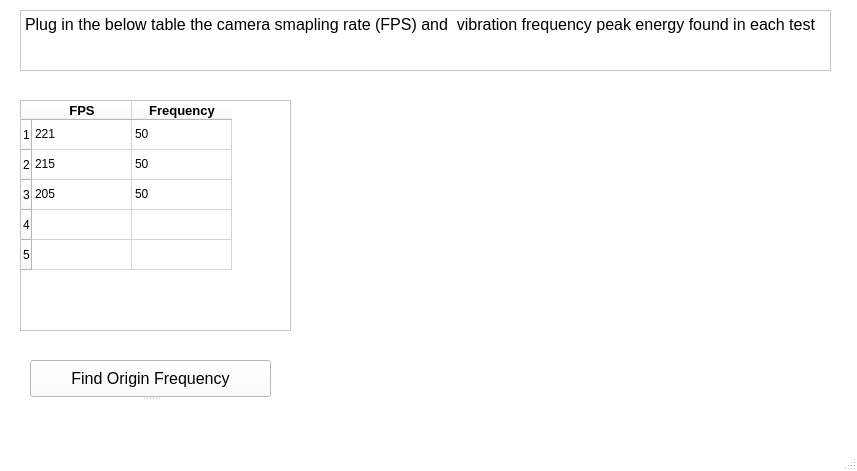
<?xml version="1.0" encoding="UTF-8"?>
<ui version="4.0">
 <class>MainWindow</class>
 <widget class="QMainWindow" name="MainWindow">
  <property name="geometry">
   <rect>
    <x>0</x>
    <y>0</y>
    <width>857</width>
    <height>471</height>
   </rect>
  </property>
  <property name="minimumSize">
   <size>
    <width>857</width>
    <height>471</height>
   </size>
  </property>
  <property name="maximumSize">
   <size>
    <width>857</width>
    <height>471</height>
   </size>
  </property>
  <property name="palette">
   <palette>
    <active>
     <colorrole role="WindowText">
      <brush brushstyle="SolidPattern">
       <color alpha="255">
        <red>0</red>
        <green>0</green>
        <blue>0</blue>
       </color>
      </brush>
     </colorrole>
     <colorrole role="Button">
      <brush brushstyle="SolidPattern">
       <color alpha="255">
        <red>255</red>
        <green>255</green>
        <blue>255</blue>
       </color>
      </brush>
     </colorrole>
     <colorrole role="Light">
      <brush brushstyle="SolidPattern">
       <color alpha="255">
        <red>255</red>
        <green>255</green>
        <blue>255</blue>
       </color>
      </brush>
     </colorrole>
     <colorrole role="Midlight">
      <brush brushstyle="SolidPattern">
       <color alpha="255">
        <red>255</red>
        <green>255</green>
        <blue>255</blue>
       </color>
      </brush>
     </colorrole>
     <colorrole role="Dark">
      <brush brushstyle="SolidPattern">
       <color alpha="255">
        <red>127</red>
        <green>127</green>
        <blue>127</blue>
       </color>
      </brush>
     </colorrole>
     <colorrole role="Mid">
      <brush brushstyle="SolidPattern">
       <color alpha="255">
        <red>170</red>
        <green>170</green>
        <blue>170</blue>
       </color>
      </brush>
     </colorrole>
     <colorrole role="Text">
      <brush brushstyle="SolidPattern">
       <color alpha="255">
        <red>0</red>
        <green>0</green>
        <blue>0</blue>
       </color>
      </brush>
     </colorrole>
     <colorrole role="BrightText">
      <brush brushstyle="SolidPattern">
       <color alpha="255">
        <red>255</red>
        <green>255</green>
        <blue>255</blue>
       </color>
      </brush>
     </colorrole>
     <colorrole role="ButtonText">
      <brush brushstyle="SolidPattern">
       <color alpha="255">
        <red>0</red>
        <green>0</green>
        <blue>0</blue>
       </color>
      </brush>
     </colorrole>
     <colorrole role="Base">
      <brush brushstyle="SolidPattern">
       <color alpha="255">
        <red>255</red>
        <green>255</green>
        <blue>255</blue>
       </color>
      </brush>
     </colorrole>
     <colorrole role="Window">
      <brush brushstyle="SolidPattern">
       <color alpha="255">
        <red>255</red>
        <green>255</green>
        <blue>255</blue>
       </color>
      </brush>
     </colorrole>
     <colorrole role="Shadow">
      <brush brushstyle="SolidPattern">
       <color alpha="255">
        <red>0</red>
        <green>0</green>
        <blue>0</blue>
       </color>
      </brush>
     </colorrole>
     <colorrole role="AlternateBase">
      <brush brushstyle="SolidPattern">
       <color alpha="255">
        <red>255</red>
        <green>255</green>
        <blue>255</blue>
       </color>
      </brush>
     </colorrole>
     <colorrole role="ToolTipBase">
      <brush brushstyle="SolidPattern">
       <color alpha="255">
        <red>255</red>
        <green>255</green>
        <blue>220</blue>
       </color>
      </brush>
     </colorrole>
     <colorrole role="ToolTipText">
      <brush brushstyle="SolidPattern">
       <color alpha="255">
        <red>0</red>
        <green>0</green>
        <blue>0</blue>
       </color>
      </brush>
     </colorrole>
    </active>
    <inactive>
     <colorrole role="WindowText">
      <brush brushstyle="SolidPattern">
       <color alpha="255">
        <red>0</red>
        <green>0</green>
        <blue>0</blue>
       </color>
      </brush>
     </colorrole>
     <colorrole role="Button">
      <brush brushstyle="SolidPattern">
       <color alpha="255">
        <red>255</red>
        <green>255</green>
        <blue>255</blue>
       </color>
      </brush>
     </colorrole>
     <colorrole role="Light">
      <brush brushstyle="SolidPattern">
       <color alpha="255">
        <red>255</red>
        <green>255</green>
        <blue>255</blue>
       </color>
      </brush>
     </colorrole>
     <colorrole role="Midlight">
      <brush brushstyle="SolidPattern">
       <color alpha="255">
        <red>255</red>
        <green>255</green>
        <blue>255</blue>
       </color>
      </brush>
     </colorrole>
     <colorrole role="Dark">
      <brush brushstyle="SolidPattern">
       <color alpha="255">
        <red>127</red>
        <green>127</green>
        <blue>127</blue>
       </color>
      </brush>
     </colorrole>
     <colorrole role="Mid">
      <brush brushstyle="SolidPattern">
       <color alpha="255">
        <red>170</red>
        <green>170</green>
        <blue>170</blue>
       </color>
      </brush>
     </colorrole>
     <colorrole role="Text">
      <brush brushstyle="SolidPattern">
       <color alpha="255">
        <red>0</red>
        <green>0</green>
        <blue>0</blue>
       </color>
      </brush>
     </colorrole>
     <colorrole role="BrightText">
      <brush brushstyle="SolidPattern">
       <color alpha="255">
        <red>255</red>
        <green>255</green>
        <blue>255</blue>
       </color>
      </brush>
     </colorrole>
     <colorrole role="ButtonText">
      <brush brushstyle="SolidPattern">
       <color alpha="255">
        <red>0</red>
        <green>0</green>
        <blue>0</blue>
       </color>
      </brush>
     </colorrole>
     <colorrole role="Base">
      <brush brushstyle="SolidPattern">
       <color alpha="255">
        <red>255</red>
        <green>255</green>
        <blue>255</blue>
       </color>
      </brush>
     </colorrole>
     <colorrole role="Window">
      <brush brushstyle="SolidPattern">
       <color alpha="255">
        <red>255</red>
        <green>255</green>
        <blue>255</blue>
       </color>
      </brush>
     </colorrole>
     <colorrole role="Shadow">
      <brush brushstyle="SolidPattern">
       <color alpha="255">
        <red>0</red>
        <green>0</green>
        <blue>0</blue>
       </color>
      </brush>
     </colorrole>
     <colorrole role="AlternateBase">
      <brush brushstyle="SolidPattern">
       <color alpha="255">
        <red>255</red>
        <green>255</green>
        <blue>255</blue>
       </color>
      </brush>
     </colorrole>
     <colorrole role="ToolTipBase">
      <brush brushstyle="SolidPattern">
       <color alpha="255">
        <red>255</red>
        <green>255</green>
        <blue>220</blue>
       </color>
      </brush>
     </colorrole>
     <colorrole role="ToolTipText">
      <brush brushstyle="SolidPattern">
       <color alpha="255">
        <red>0</red>
        <green>0</green>
        <blue>0</blue>
       </color>
      </brush>
     </colorrole>
    </inactive>
    <disabled>
     <colorrole role="WindowText">
      <brush brushstyle="SolidPattern">
       <color alpha="255">
        <red>127</red>
        <green>127</green>
        <blue>127</blue>
       </color>
      </brush>
     </colorrole>
     <colorrole role="Button">
      <brush brushstyle="SolidPattern">
       <color alpha="255">
        <red>255</red>
        <green>255</green>
        <blue>255</blue>
       </color>
      </brush>
     </colorrole>
     <colorrole role="Light">
      <brush brushstyle="SolidPattern">
       <color alpha="255">
        <red>255</red>
        <green>255</green>
        <blue>255</blue>
       </color>
      </brush>
     </colorrole>
     <colorrole role="Midlight">
      <brush brushstyle="SolidPattern">
       <color alpha="255">
        <red>255</red>
        <green>255</green>
        <blue>255</blue>
       </color>
      </brush>
     </colorrole>
     <colorrole role="Dark">
      <brush brushstyle="SolidPattern">
       <color alpha="255">
        <red>127</red>
        <green>127</green>
        <blue>127</blue>
       </color>
      </brush>
     </colorrole>
     <colorrole role="Mid">
      <brush brushstyle="SolidPattern">
       <color alpha="255">
        <red>170</red>
        <green>170</green>
        <blue>170</blue>
       </color>
      </brush>
     </colorrole>
     <colorrole role="Text">
      <brush brushstyle="SolidPattern">
       <color alpha="255">
        <red>127</red>
        <green>127</green>
        <blue>127</blue>
       </color>
      </brush>
     </colorrole>
     <colorrole role="BrightText">
      <brush brushstyle="SolidPattern">
       <color alpha="255">
        <red>255</red>
        <green>255</green>
        <blue>255</blue>
       </color>
      </brush>
     </colorrole>
     <colorrole role="ButtonText">
      <brush brushstyle="SolidPattern">
       <color alpha="255">
        <red>127</red>
        <green>127</green>
        <blue>127</blue>
       </color>
      </brush>
     </colorrole>
     <colorrole role="Base">
      <brush brushstyle="SolidPattern">
       <color alpha="255">
        <red>255</red>
        <green>255</green>
        <blue>255</blue>
       </color>
      </brush>
     </colorrole>
     <colorrole role="Window">
      <brush brushstyle="SolidPattern">
       <color alpha="255">
        <red>255</red>
        <green>255</green>
        <blue>255</blue>
       </color>
      </brush>
     </colorrole>
     <colorrole role="Shadow">
      <brush brushstyle="SolidPattern">
       <color alpha="255">
        <red>0</red>
        <green>0</green>
        <blue>0</blue>
       </color>
      </brush>
     </colorrole>
     <colorrole role="AlternateBase">
      <brush brushstyle="SolidPattern">
       <color alpha="255">
        <red>255</red>
        <green>255</green>
        <blue>255</blue>
       </color>
      </brush>
     </colorrole>
     <colorrole role="ToolTipBase">
      <brush brushstyle="SolidPattern">
       <color alpha="255">
        <red>255</red>
        <green>255</green>
        <blue>220</blue>
       </color>
      </brush>
     </colorrole>
     <colorrole role="ToolTipText">
      <brush brushstyle="SolidPattern">
       <color alpha="255">
        <red>0</red>
        <green>0</green>
        <blue>0</blue>
       </color>
      </brush>
     </colorrole>
    </disabled>
   </palette>
  </property>
  <property name="windowTitle">
   <string>Vibration Origin Estimator</string>
  </property>
  <property name="autoFillBackground">
   <bool>false</bool>
  </property>
  <widget class="QWidget" name="centralwidget">
   <widget class="MplWidget" name="MplWidget" native="true">
    <property name="geometry">
     <rect>
      <x>280</x>
      <y>60</y>
      <width>591</width>
      <height>371</height>
     </rect>
    </property>
   </widget>
   <widget class="QSplitter" name="splitter_2">
    <property name="geometry">
     <rect>
      <x>30</x>
      <y>360</y>
      <width>241</width>
      <height>41</height>
     </rect>
    </property>
    <property name="orientation">
     <enum>Qt::Vertical</enum>
    </property>
    <widget class="QPushButton" name="pushButton">
     <property name="font">
      <font>
       <pointsize>12</pointsize>
      </font>
     </property>
     <property name="text">
      <string>Find Origin Frequency</string>
     </property>
    </widget>
    <widget class="QSplitter" name="splitter">
     <property name="orientation">
      <enum>Qt::Horizontal</enum>
     </property>
    </widget>
   </widget>
   <widget class="QTextBrowser" name="textBrowser">
    <property name="geometry">
     <rect>
      <x>20</x>
      <y>10</y>
      <width>811</width>
      <height>61</height>
     </rect>
    </property>
    <property name="html">
     <string>&lt;!DOCTYPE HTML PUBLIC &quot;-//W3C//DTD HTML 4.0//EN&quot; &quot;http://www.w3.org/TR/REC-html40/strict.dtd&quot;&gt;
&lt;html&gt;&lt;head&gt;&lt;meta name=&quot;qrichtext&quot; content=&quot;1&quot; /&gt;&lt;style type=&quot;text/css&quot;&gt;
p, li { white-space: pre-wrap; }
&lt;/style&gt;&lt;/head&gt;&lt;body style=&quot; font-family:'MS Shell Dlg 2'; font-size:7.8pt; font-weight:400; font-style:normal;&quot;&gt;
&lt;p style=&quot; margin-top:0px; margin-bottom:0px; margin-left:0px; margin-right:0px; -qt-block-indent:0; text-indent:0px;&quot;&gt;&lt;span style=&quot; font-size:12pt;&quot;&gt;Plug in the below table the camera smapling rate (FPS) and  vibration frequency peak energy found in each test&lt;/span&gt;&lt;/p&gt;&lt;/body&gt;&lt;/html&gt;</string>
    </property>
   </widget>
   <widget class="QTableWidget" name="tableWidget">
    <property name="geometry">
     <rect>
      <x>20</x>
      <y>100</y>
      <width>271</width>
      <height>231</height>
     </rect>
    </property>
    <row>
     <property name="text">
      <string>1</string>
     </property>
    </row>
    <row>
     <property name="text">
      <string>2</string>
     </property>
    </row>
    <row>
     <property name="text">
      <string>3</string>
     </property>
    </row>
    <row>
     <property name="text">
      <string>4</string>
     </property>
    </row>
    <row>
     <property name="text">
      <string>5</string>
     </property>
    </row>
    <column>
     <property name="text">
      <string>FPS</string>
     </property>
     <property name="font">
      <font>
       <pointsize>10</pointsize>
       <weight>75</weight>
       <bold>true</bold>
      </font>
     </property>
    </column>
    <column>
     <property name="text">
      <string>Frequency</string>
     </property>
     <property name="font">
      <font>
       <pointsize>10</pointsize>
       <weight>75</weight>
       <bold>true</bold>
      </font>
     </property>
    </column>
    <item row="0" column="0">
     <property name="text">
      <string>221</string>
     </property>
    </item>
    <item row="0" column="1">
     <property name="text">
      <string>50</string>
     </property>
    </item>
    <item row="1" column="0">
     <property name="text">
      <string>215</string>
     </property>
    </item>
    <item row="1" column="1">
     <property name="text">
      <string>50</string>
     </property>
    </item>
    <item row="2" column="0">
     <property name="text">
      <string>205</string>
     </property>
    </item>
    <item row="2" column="1">
     <property name="text">
      <string>50</string>
     </property>
    </item>
   </widget>
  </widget>
  <widget class="QMenuBar" name="menubar">
   <property name="geometry">
    <rect>
     <x>0</x>
     <y>0</y>
     <width>857</width>
     <height>26</height>
    </rect>
   </property>
  </widget>
  <widget class="QStatusBar" name="statusbar"/>
 </widget>
 <customwidgets>
  <customwidget>
   <class>MplWidget</class>
   <extends>QWidget</extends>
   <header>mplwidget.h</header>
   <container>1</container>
  </customwidget>
 </customwidgets>
 <resources/>
 <connections/>
</ui>
